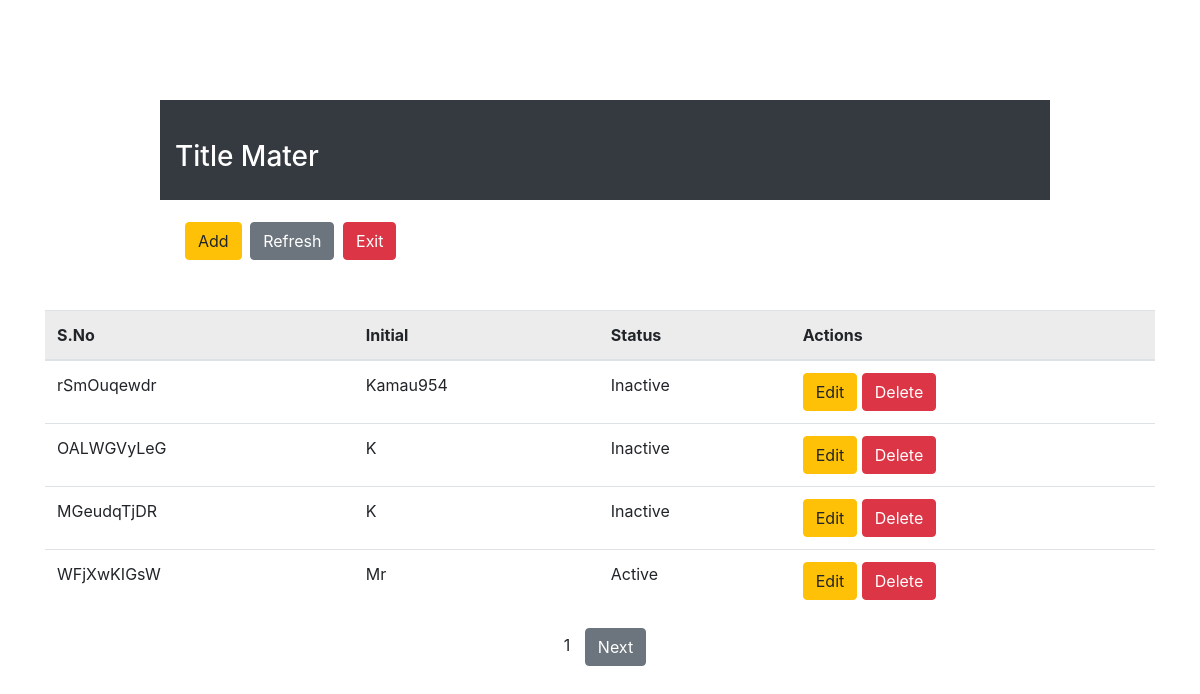
The page /mater/ on the database its author committed.
### account/models.py (models this page shows, shortened)
class Master(models.Model):
    class Meta:
        db_table = "master"
    id = models.CharField(unique=True, primary_key=True, max_length=10)
    initial = models.CharField(max_length=10)
    status =models.CharField(max_length =10, choices = (("Active", "Active"),("Inactive", "Inactive"),))

### account/views.py (the view, shortened to what this page needs)
# urls.py: path('mater/', views.saveMater),
def saveMater(request):
    data = Master.objects.all()
    data = getPages(request, data,4)
    return render(request,'./account/index.html',{'data':data})

### account/views.py (called while the page is built)
def getPages(request, OBJECT, pageNum):
    p = Paginator(OBJECT, pageNum)
    page_number = request.GET.get('page')
    try:
        page_obj = p.get_page(page_number)
    except PageNotAnInteger:
        page_obj = p.page(1)
    except EmptyPage:
        page_obj = p.page(p.num_pages)
    return page_obj

### account/templates/account/index.html (shortened to what this page needs)
<!DOCTYPE html>
<html lang="en" dir="ltr">
<head>
  <link rel="stylesheet" href="https://cdn.jsdelivr.net/npm/bootstrap@4.3.1/dist/css/bootstrap.min.css">
</head>
<body>
  <div class="container">
    <div class="header">
      <div class="bg-dark">
        <h3 class="text text-white ml-1.5">Title Mater</h3>
      </div>
      <div class="Actions col">
        <h2>
          <button type="button" id="dataAdder" class="btn btn-warning">Add</button>
          <button type="button" class="btn btn-secondary" onClick="window.location.reload(true)">Refresh</button>
          <button type="button" class="btn btn-danger" onClick="window.location.href='/'">Exit</button>
        </h2>
      </div>
    </div>
    <div class="content">
      <table class="table">
        <thead class="table-active">
          <tr>
            <th scope="col">S.No</th>
            <th scope="col">Initial</th>
            <th scope="col">Status</th>
            <th scope="col">Actions</th>
          </tr>
        </thead>
        <tbody>
          {% for df in data.object_list %}
          <tr>
            <td scope='row'>{{ df.id }}</td>
            <td>{{ df.initial }}</td>
            <td>{{ df.status }}</td>
            <td>
              <a href="/mater/edit/{{ df.id }}/" class="btn btn-warning"><span class="glyphicon glyphicon-pencil" >Edit</span></a>
              <a href="/mater/delete/{{ df.id }}/" class="btn btn-danger">Delete</a>
            </td>
          </tr>
          {% endfor %}
        </tbody>
      </table>
      <center>
        <span style="padding:10px;">{{data.number}}</span>
        {%if data.has_next %}
        <a href="?page={{data.next_page_number}}" class="btn btn-secondary"> Next</a>
        {% endif %}
      </center>
    </div>
  </div>
</body>
</html>

### account/templates/account/index.html (style rules this page uses)
.header { width: 75vw; margin: 0 auto; margin-top: 100px; }
.bg-dark { height: 100px; text-align: left; margin-left: 10px; }
.bg-dark h3 { padding: 40px; padding-left: 15px; }
.Actions { height: 110px; }
.Actions h2 { padding: 20px; }

### rows shown on the page
Master: id "rSmOuqewdr", initial "Kamau954", status "Inactive"
Master: id "OALWGVyLeG", initial "K", status "Inactive"
Master: id "MGeudqTjDR", initial "K", status "Inactive"
Master: id "WFjXwKIGsW", initial "Mr", status "Active"

### other values the page prints
{{ data.number }} "1"
